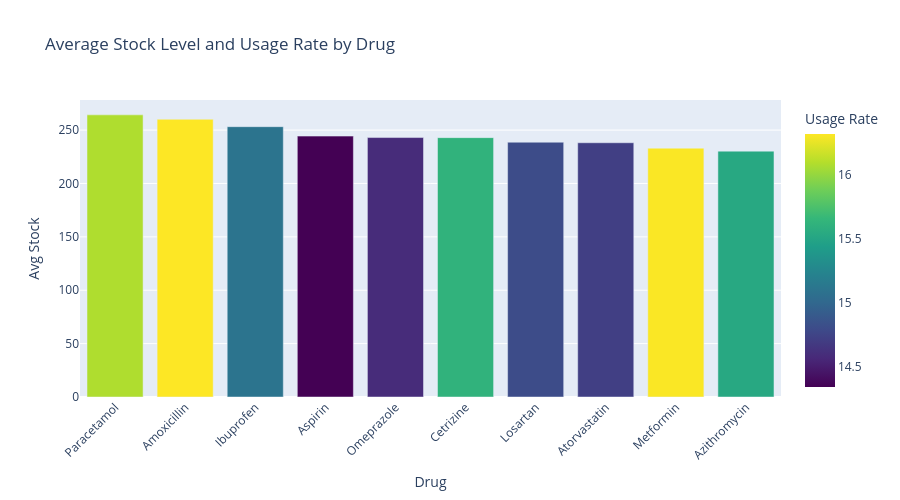

Notebook code for this chart:
### Code cell
fig = px.bar(
    drug_avg_stock,
    x='drug_name',
    y='quantity',
    color='usage_rate',
    title='Average Stock Level and Usage Rate by Drug',
    labels={'quantity': 'Avg Stock', 'usage_rate': 'Usage Rate', 'drug_name': 'Drug'},
    color_continuous_scale='Viridis'
)
fig.update_layout(height=500, xaxis_tickangle=-45)
fig.show()

### Figure 1 — Plotly figure (JSON) as saved in the notebook; plotly's stock layout.template omitted (floating-point values rounded to 4 significant figures)
{"data": [{"hovertemplate": "Drug=%{x}<br>Avg Stock=%{y}<br>Usage Rate=%{marker.color}<extra></extra>", "legendgroup": "", "marker": {"color": [16.08, 16.32, 15.1, 14.34, 14.59, 15.62, 14.8, 14.71, 16.31, 15.53], "coloraxis": "coloraxis", "pattern": {"shape": ""}}, "name": "", "orientation": "v", "showlegend": false, "textposition": "auto", "type": "bar", "x": ["Paracetamol", "Amoxicillin", "Ibuprofen", "Aspirin", "Omeprazole", "Cetrizine", "Losartan", "Atorvastatin", "Metformin", "Azithromycin"], "xaxis": "x", "y": [264.3, 260.1, 253.2, 244.4, 243.0, 242.9, 238.7, 238.2, 233.1, 230.3], "yaxis": "y"}], "layout": {"barmode": "relative", "coloraxis": {"colorbar": {"title": {"text": "Usage Rate"}}, "colorscale": [[0, "#440154"], [0.1111, "#482878"], [0.2222, "#3e4989"], [0.3333, "#31688e"], [0.4444, "#26828e"], [0.5556, "#1f9e89"], [0.6667, "#35b779"], [0.7778, "#6ece58"], [0.8889, "#b5de2b"], [1, "#fde725"]]}, "height": 500, "legend": {"tracegroupgap": 0}, "title": {"text": "Average Stock Level and Usage Rate by Drug"}, "xaxis": {"anchor": "y", "domain": [0, 1], "tickangle": -45, "title": {"text": "Drug"}}, "yaxis": {"anchor": "x", "domain": [0, 1], "title": {"text": "Avg Stock"}}}}
